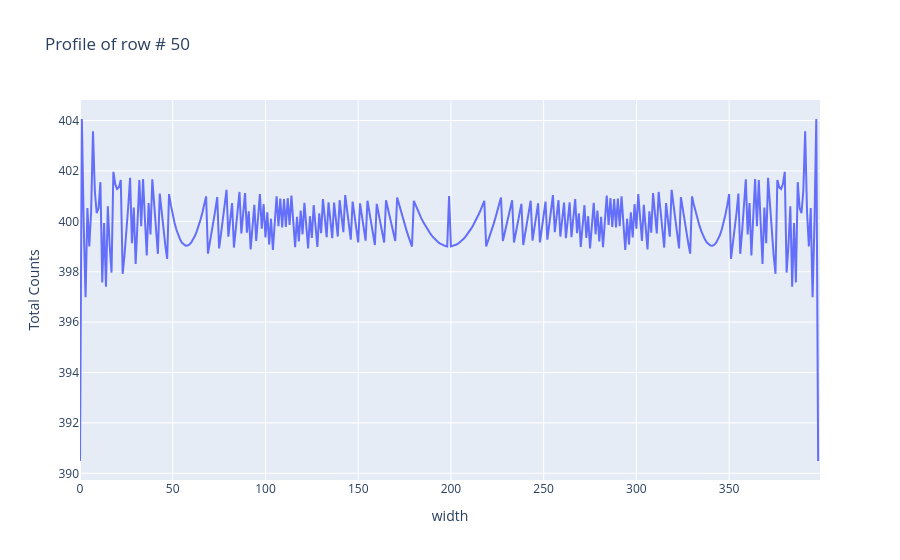

The notebook cell saved with this chart:
### Markdown cell above
### Test Result by Plotting a Slice

### Code cell
trace = go.Scatter(y=corrected_image[50,1:])
layout = go.Layout(title="Profile of row # 50",
                  xaxis=dict(title="width"),
                  yaxis=dict(title="Total Counts"))
figure=go.Figure(data=[trace], layout=layout)
iplot(figure)

### Figure 1 — Plotly figure (JSON) as saved in the notebook; plotly's stock layout.template omitted (floating-point values rounded to 4 significant figures; data arrays with more than 128 entries replaced by an {"elided": "..."} marker saying what was removed)
{"data": [{"type": "scatter", "y": {"elided": "400 float values"}}], "layout": {"title": {"text": "Profile of row # 50"}, "xaxis": {"title": {"text": "width"}}, "yaxis": {"title": {"text": "Total Counts"}}}}
